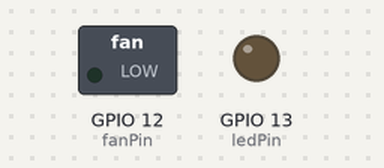
The sketch below on a simulated ESP8266 (NodeMCU). Parts: switched loads named in the sketch (green lamp = pin HIGH), output pins drawn as LEDs (lit = HIGH). WiFi joins after 1.5 s; servers stay silent unless stated; the Firebase database answers and starts empty; what the sketch prints to the serial monitor is not drawn.

Above: at 0.1 s.
At 3.1 s:
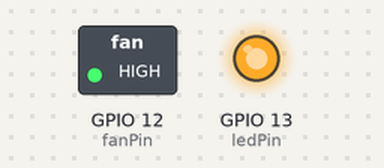
Timing chart, 0 to 4.6 s (numbered marks = the images above):
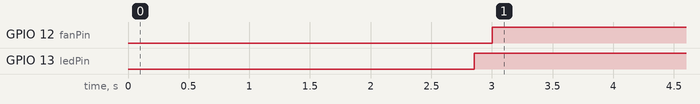

Measured:
- by itself, GPIO 12 (fanPin): LOW → HIGH at 3.0 s
- by itself, GPIO 13 (ledPin): LOW → HIGH at 2.9 s

The sketch:

do_an_3.ino
```cpp
#include <ESP8266WiFi.h>
#include <FirebaseESP8266.h>
#include <ESP8266HTTPClient.h>
#include <WiFiClient.h>

#define FIREBASE_HOST "esp8266-f04a3-default-rtdb.firebaseio.com"                     //Your Firebase Project URL goes here without "http:" , "\" and "/"
#define FIREBASE_AUTH "nhNbC1VqHgdX0Ix4re5F76nrHxHChXjQK4aD0N2i" //Your Firebase Database Secret goes here

#define WIFI_SSID "VNPT_VIET"                                               //WiFi SSID to which you want NodeMCU to connect
#define WIFI_PASSWORD "0974921551"                                      //Password of your wifi network
///0977964124
// Declare the Firebase Data object in the global scope
FirebaseData firebaseData;

// Declare global variable to store value
String val= "";
String fanStatus = "";
int ledPin = 13;
int fanPin = 12;
float fanTime = -1;
float lightTime = -1;
float currentTime = 0;
String serverName = "http://192.168.1.6:8080/APITime_war_exploded/api/time";


void setup() {

  Serial.begin(115200);
  // Select the same baud rate if you want to see the datas on Serial Monitor
  pinMode(ledPin,OUTPUT);
  pinMode(fanPin, OUTPUT);

  Serial.println("Serial communication started\n\n");

  WiFi.begin(WIFI_SSID, WIFI_PASSWORD); //try to connect with wifi
  Serial.print("Connecting to ");
  Serial.print(WIFI_SSID);


  while (WiFi.status() != WL_CONNECTED) {
    Serial.print(".");
    delay(500);
  }

  Serial.println();
  Serial.print("Connected to ");
  Serial.println(WIFI_SSID);
  Serial.print("IP Address is : ");
  Serial.println(WiFi.localIP());  //print local IP address
  Firebase.begin(FIREBASE_HOST, FIREBASE_AUTH);   // connect to firebase

  Firebase.reconnectWiFi(true);
  delay(1000);
}

void loop() {
  WiFiClient client;
  HTTPClient http;

  http.begin(client, serverName.c_str());

  // Send HTTP GET request
  int httpResponseCode = http.GET();

  if (httpResponseCode>0) {
      String payload = http.getString();
      Serial.println("current_time_string: "+payload);
      currentTime = payload.toFloat();
      Serial.println(currentTime);
  }else {
    Serial.print("Error code: ");
    Serial.println(httpResponseCode);
  }
  // Free resources
  http.end();

  handleLight();
  handleFan();

  delay(3000);
}

void handleLight(){


  if (Firebase.getFloat(firebaseData, "/light_time")) {                           // On successful Read operation, function returns 1
      lightTime = firebaseData.floatData();
      if(lightTime == -1){
          if (Firebase.getString(firebaseData, "/light_state")) {                           // On successful Read operation, function returns 1

            if (firebaseData.dataType() == "string") {                            // print read data if it is integer

              val = firebaseData.stringData();
              Serial.println(val);

              if(val == "turn_on_light"){
                digitalWrite(ledPin, HIGH);
              }else if(val == "turn_off_light"){
                digitalWrite(ledPin, LOW);
              }
            }
        }
      }else{
        if((lightTime - currentTime) < 0){
          Serial.println("light time over");
          Firebase.setFloat(firebaseData,"/light_time", -1);
          Firebase.setString(firebaseData,"/light_state", "turn_off_light");
           digitalWrite(ledPin, LOW);
        }else{
          digitalWrite(ledPin, HIGH);
        }
      }
  }else {
    Serial.println(firebaseData.errorReason());
  }
}

void handleFan(){
  if(Firebase.getFloat(firebaseData, "/fan_time")){
    fanTime = firebaseData.floatData();
    if(fanTime == -1){
        if(Firebase.getString(firebaseData, "/fan_state")){
          if(firebaseData.dataType() == "string"){
           fanStatus = firebaseData.stringData();
           Serial.println(fanStatus);
            Serial.println("\n fan not time.");
           if(fanStatus == "turn_on_fan"){
            digitalWrite(fanPin, HIGH);
           }else if(fanStatus == "turn_off_fan"){
            digitalWrite(fanPin, LOW);
           }
        }
      }
    }else{
        if((fanTime - currentTime) < 0){
          Serial.println("fan time over");
          Firebase.setFloat(firebaseData,"/fan_time", -1);
          Firebase.setString(firebaseData,"/fan_state", "turn_off_fan");
          digitalWrite(fanPin, LOW);
        }else{
          digitalWrite(fanPin, HIGH);
        }

    }
  }

}
```
